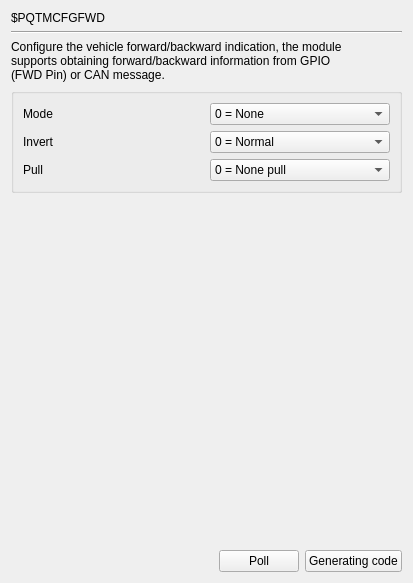
     <widget class="QWidget" name="page_PQTMCFGFWD">
      <layout class="QGridLayout" name="gridLayout_15">
       <item row="0" column="0">
        <widget class="QLabel" name="label_506">
         <property name="text">
          <string>$PQTMCFGFWD</string>
         </property>
        </widget>
       </item>
       <item row="1" column="0" colspan="3">
        <widget class="Line" name="line_131">
         <property name="orientation">
          <enum>Qt::Horizontal</enum>
         </property>
        </widget>
       </item>
       <item row="2" column="0" colspan="3">
        <widget class="QLabel" name="label_507">
         <property name="text">
          <string>Configure the vehicle forward/backward indication, the module 
supports obtaining forward/backward information from GPIO 
(FWD Pin) or CAN message.</string>
         </property>
        </widget>
       </item>
       <item row="3" column="0" colspan="3">
        <widget class="QGroupBox" name="groupBox_8">
         <property name="title">
          <string/>
         </property>
         <layout class="QGridLayout" name="gridLayout_42">
          <item row="0" column="0">
           <widget class="QLabel" name="label_44">
            <property name="text">
             <string>Mode</string>
            </property>
           </widget>
          </item>
          <item row="2" column="1">
           <widget class="QComboBox" name="comboBox_PQTMCFGFWD_Pull">
            <item>
             <property name="text">
              <string>0 = None pull</string>
             </property>
            </item>
            <item>
             <property name="text">
              <string>1 = Pull up</string>
             </property>
            </item>
            <item>
             <property name="text">
              <string>2 = Pull down</string>
             </property>
            </item>
           </widget>
          </item>
          <item row="2" column="0">
           <widget class="QLabel" name="label_46">
            <property name="text">
             <string>Pull</string>
            </property>
           </widget>
          </item>
          <item row="1" column="0">
           <widget class="QLabel" name="label_45">
            <property name="text">
             <string>Invert</string>
            </property>
           </widget>
          </item>
          <item row="1" column="1">
           <widget class="QComboBox" name="comboBox_PQTMCFGFWD_Invert">
            <property name="minimumSize">
             <size>
              <width>0</width>
              <height>0</height>
             </size>
            </property>
            <item>
             <property name="text">
              <string>0 = Normal</string>
             </property>
            </item>
            <item>
             <property name="text">
              <string>1 = Interval</string>
             </property>
            </item>
           </widget>
          </item>
          <item row="0" column="1">
           <widget class="QComboBox" name="comboBox_PQTMCFGFWD_Mode">
            <item>
             <property name="text">
              <string>0 = None</string>
             </property>
            </item>
            <item>
             <property name="text">
              <string>1 = GPIO Mode</string>
             </property>
            </item>
            <item>
             <property name="text">
              <string>2 = CAN Mode</string>
             </property>
            </item>
           </widget>
          </item>
         </layout>
        </widget>
       </item>
       <item row="4" column="2">
        <spacer name="verticalSpacer_131">
         <property name="orientation">
          <enum>Qt::Vertical</enum>
         </property>
         <property name="sizeHint" stdset="0">
          <size>
           <width>20</width>
           <height>351</height>
          </size>
         </property>
        </spacer>
       </item>
       <item row="5" column="0">
        <spacer name="horizontalSpacer_131">
         <property name="orientation">
          <enum>Qt::Horizontal</enum>
         </property>
         <property name="sizeHint" stdset="0">
          <size>
           <width>202</width>
           <height>20</height>
          </size>
         </property>
        </spacer>
       </item>
       <item row="5" column="1">
        <widget class="QPushButton" name="poll_PQTMCFGFWD">
         <property name="text">
          <string>Poll</string>
         </property>
        </widget>
       </item>
       <item row="5" column="2">
        <widget class="QPushButton" name="GC_PQTMCFGFWD">
         <property name="text">
          <string>Generating code</string>
         </property>
        </widget>
       </item>
      </layout>
     </widget>
